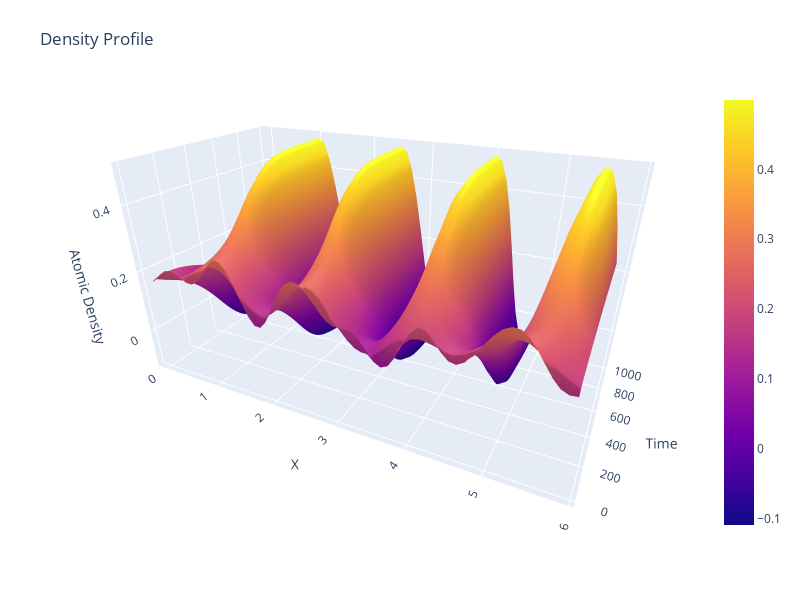

The code cell stored with this chart in its notebook:
### Code cell
import plotly.graph_objects as go

fig = go.Figure(data=[go.Surface(z=np.transpose(data), x=x, y=mArray)])

fig.update_layout(
    title="Density Profile",
    scene=dict(
        xaxis_title="X",
        yaxis_title="Time",
        zaxis_title="Atomic Density",
        aspectmode="manual",
        aspectratio=dict(x=2, y=1, z=1),
    ),
    autosize=False,
    height=600,
    width=800,
    margin=dict(l=65, r=50, b=65, t=90),
    scene_camera=dict(
        up=dict(x=0, y=0, z=1), center=dict(x=0, y=0, z=-0.2), eye=dict(x=1, y=-2, z=1)
    ),
)

fig.show()

### Figure 1 — Plotly figure (JSON) as saved in the notebook; plotly's stock layout.template omitted (floating-point values rounded to 4 significant figures; data arrays with more than 128 entries replaced by an {"elided": "..."} marker saying what was removed)
{"data": [{"type": "surface", "x": [0, 0.09311, 0.1862, 0.2793, 0.3724, 0.4656, 0.5587, 0.6518, 0.7449, 0.838, 0.9311, 1.024, 1.117, 1.21, 1.304, 1.397, 1.49, 1.583, 1.676, 1.769, 1.862, 1.955, 2.048, 2.142, 2.235, 2.328, 2.421, 2.514, 2.607, 2.7, 2.793, 2.886, 2.98, 3.073, 3.166, 3.259, 3.352, 3.445, 3.538, 3.631, 3.724, 3.818, 3.911, 4.004, 4.097, 4.19, 4.283, 4.376, 4.469, 4.562, 4.656, 4.749, 4.842, 4.935, 5.028, 5.121, 5.214, 5.307, 5.4, 5.494, 5.587, 5.68, 5.773, 5.866], "y": {"elided": "1001 int values"}, "z": {"elided": "1001x64 float values"}}], "layout": {"autosize": false, "height": 600, "margin": {"b": 65, "l": 65, "r": 50, "t": 90}, "scene": {"aspectmode": "manual", "aspectratio": {"x": 2, "y": 1, "z": 1}, "camera": {"center": {"x": 0, "y": 0, "z": -0.2}, "eye": {"x": 1, "y": -2, "z": 1}, "up": {"x": 0, "y": 0, "z": 1}}, "xaxis": {"title": {"text": "X"}}, "yaxis": {"title": {"text": "Time"}}, "zaxis": {"title": {"text": "Atomic Density"}}}, "title": {"text": "Density Profile"}, "width": 800}}
